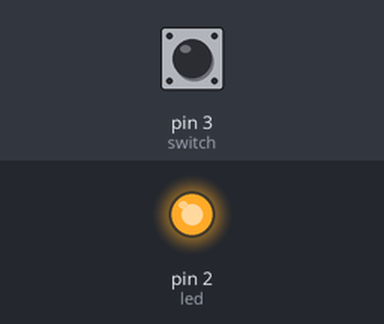
Recording of a sketch running on a simulated Arduino Uno, built with avr-gcc and run on an emulated ATmega328P. On the bench: output pins drawn as LEDs (lit = HIGH). The inputs (shaded band) are chosen by the test bench; at power-on: pin 3 (switch) LOW.

Above: at 1.2 s.
1.3 s: pin 3 (switch) pulled HIGH for 0.15 s
At 1.37 s:
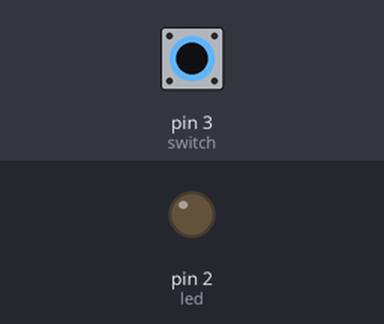
2.9 s: pin 3 (switch) pulled HIGH for 3.2 s
At 7.4 s:
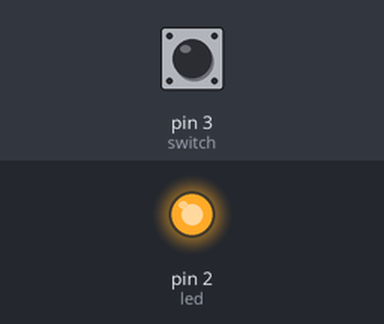
Timing chart, 0 to 8.9 s (numbered marks = the images above; inputs shaded):
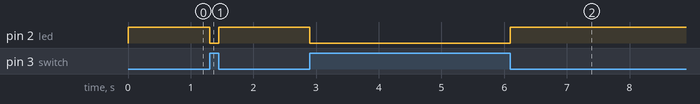

Measured:
- after the input at 1.3 s, pin 2 (led): HIGH → LOW at once, → HIGH 0.15 s later
- after the input at 2.9 s, pin 2 (led): HIGH → LOW at once, → HIGH 3.2 s later

The sketch:

switch.ino
```cpp
/*
  Author: Youssef Attia
  Description: led control with pushbottom
*/
#define led 2
#define switch 3
int bottom;
void setup() {
  pinMode(switch, INPUT);
  pinMode(led, OUTPUT);
}
void loop() {
  bottom = digitalRead(switch);
  if (bottom == HIGH) {
    digitalWrite(led, LOW);
  }
  else if (bottom == LOW) {
    digitalWrite(led, HIGH);
  }
}
```
